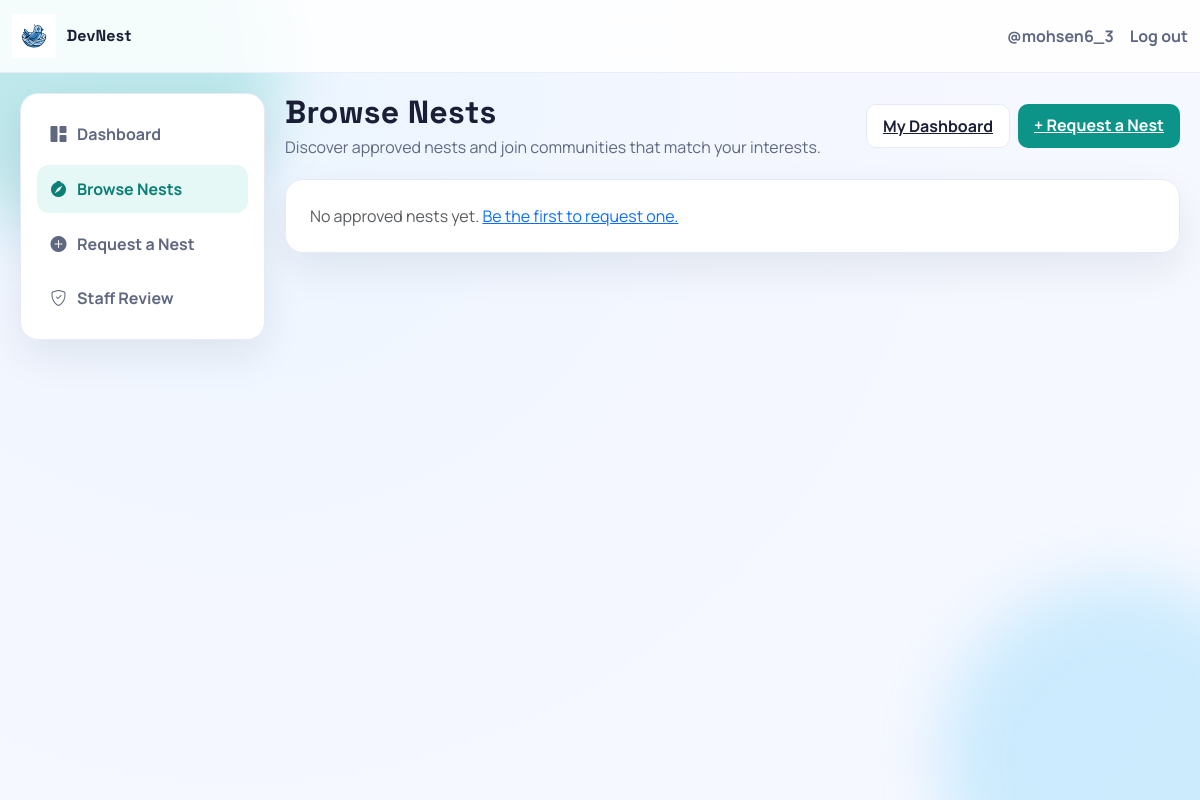
Before: /nests/browse/ (signed in) with the older database file.
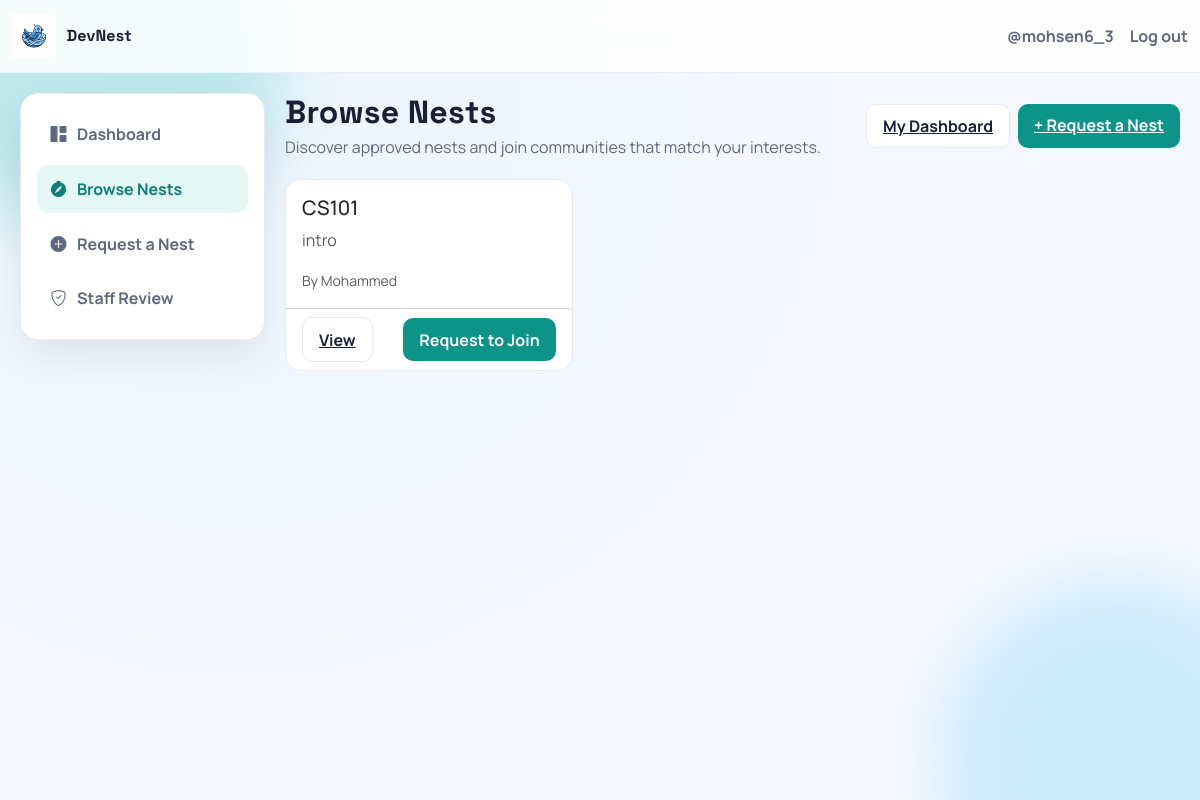
After: the same page with the newer database file.
### nests/models.py (models this page shows, shortened)
class Nest(models.Model):
    class Status(models.TextChoices):
        PENDING  = 'pending',  'Pending'
        APPROVED = 'approved', 'Approved'
        REJECTED = 'rejected', 'Rejected'
    name        = models.CharField(max_length=255)
    description = models.TextField()
    creator     = models.ForeignKey(settings.AUTH_USER_MODEL, on_delete=models.CASCADE)
    members     = models.ManyToManyField(
        settings.AUTH_USER_MODEL,
        through='NestMembership',
        related_name='nests',
    )
    status      = models.CharField(
        max_length=20,
        choices=Status.choices,
        default=Status.PENDING,
    )
    created_at  = models.DateTimeField(auto_now_add=True)

### nests/views.py (the view)
# urls.py: path('browse/',               views.nest_list_view,         name='nest_list_view'),
def nest_list_view(request: HttpRequest):
    if not request.user.is_authenticated:
        return _require_auth(request, 'You must be signed in to browse nests.')
    """Browse all approved nests."""
    nests = Nest.objects.filter(status=Nest.Status.APPROVED).order_by('name')
    user_nest_ids = set(
        NestMembership.objects.filter(user=request.user)
        .values_list('nest_id', flat=True)
    )
    return render(request, 'nests/nest_list.html', {
        'nests': nests,
        'user_nest_ids': user_nest_ids,
    })

### nests/templates/nests/nest_list.html (shortened to what this page needs)
{% extends "nests/base.html" %}
{% block content %}
<div class="nest-page-head">
    <div>
        <h2 class="nest-page-title">Browse Nests</h2>
        <p class="nest-page-subtitle">Discover approved nests and join communities that match your interests.</p>
    </div>
    <div class="d-flex gap-2">
        <a href="{% url 'nests:nest_dashboard' %}" class="nest-btn-soft">My Dashboard</a>
        <a href="{% url 'nests:request_nest_view' %}" class="nest-btn-main">+ Request a Nest</a>
    </div>
</div>
{% if nests %}
<div class="row g-3">
    {% for nest in nests %}
    <div class="col-12 col-md-6 col-lg-4">
        <div class="card nest-card">
            <div class="card-body">
                <h5 class="card-title">{{ nest.name }}</h5>
                <p class="card-text text-muted">{{ nest.description }}</p>
                <small class="text-muted">By {{ nest.creator.username }}</small>
            </div>
            <div class="card-footer bg-transparent d-flex justify-content-between align-items-center">
                <a href="{% url 'nests:nest_detail' nest_id=nest.pk %}" class="nest-btn-soft btn-sm">View</a>
                {% if nest.pk in user_nest_ids %}
                    <span class="nest-chip nest-chip-approved">Joined</span>
                {% else %}
                    <form method="post" action="{% url 'nests:join_nest' nest_id=nest.pk %}">
                        <button type="submit" class="nest-btn-main btn-sm">Request to Join</button>
                    </form>
                {% endif %}
            </div>
        </div>
    </div>
    {% endfor %}
</div>
{% else %}
<div class="nest-surface p-4">
    <p class="text-muted mb-0">No approved nests yet. <a href="{% url 'nests:request_nest_view' %}">Be the first to request one.</a></p>
</div>
{% endif %}
{% endblock %}

Changed rows visible on the page:
now on this page (row edited): Nest: name "CS101", description "intro", creator.username "Mohammed", shows "Request to Join"
Other visible differences:
text no longer shown: "No approved nests yet. Be the first to request one."
